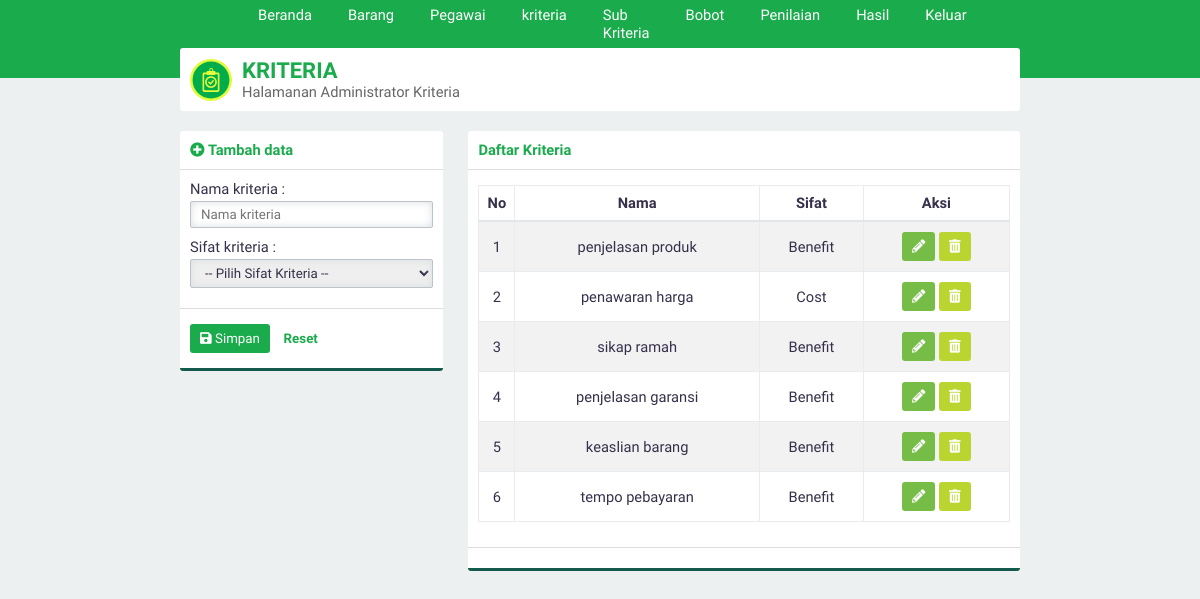
/spkmetodesaw_UAS/?page=kriteria (signed in), run on the app's committed database.
### tables this page shows
CREATE TABLE `kriteria` (
  `id_kriteria` int(3) NOT NULL,
  `namaKriteria` varchar(30) NOT NULL,
  `sifat` enum('Benefit','Cost') NOT NULL
);

### spkmetodesaw_UAS/page/kriteria.php (the view, shortened to what this page needs)
<div class="panel">
    <div class="panel-middle" id="judul">
        <img src="asset/image/kriteria.svg">
        <div id="judul-text">
            <h2 class="text-green">KRITERIA</h2>
            Halamanan Administrator Kriteria
        </div>
    </div>
</div>
<div class="row">
    <div class="col-4">
        <div class="panel">
            <?php
            if (@htmlspecialchars($_GET['aksi'])=='ubah'){
                include 'ubahkriteria.php';
            }else{
                include 'tambahkriteria.php';
            }
            ?>
        </div>
    </div>
    <div class="col-8">
        <div class="panel">
            <div class="panel-top">
                <b class="text-green">Daftar Kriteria</b>
            </div>
            <div class="panel-middle">
                <div class="table-responsive">
                    <table>
                        <thead><tr><th>No</th><th>Nama</th><th>Sifat</th><th>Aksi</th></tr></thead>
                        <tbody>
                        <?php
                        $query="SELECT * FROM kriteria";
                        $execute=$konek->query($query);
                        if ($execute->num_rows > 0){
                            $no=1;
                            while($data=$execute->fetch_array(MYSQLI_ASSOC)){
                                echo"
                                <tr id='data'>
                                    <td>$no</td>
                                    <td>$data[namaKriteria]</td>
                                    <td>$data[sifat]</td>
                                    <td><div class='norebuttom'>
                                    <a class=\"btn btn-light-green\" href='./?page=kriteria&aksi=ubah&id=".$data['id_kriteria']."'><i class='fa fa-pencil-alt'></i></a>
                                    <a class=\"btn btn-yellow\" data-a=".$data['namaKriteria']." id='hapus' href='./proses/proseshapus.php/?op=kriteria&id=".$data['id_kriteria']."'><i class='fa fa-trash-alt'></i></a></td>
                                </div></tr>";
                                $no++;
                            }
                        }else{
                            echo "<tr><td  class='text-center text-green' colspan='4'><b>Kosong</b></td></tr>";
                        }
                        ?>
            <div class="panel-bottom"></div>

### spkmetodesaw_UAS/index.php (shortened to what this page needs)
<?php
if (empty($_SESSION['user']) AND empty($_SESSION['pass'])){
    include 'login.php';
}else{
    include 'admin.php';
}

### spkmetodesaw_UAS/admin.php (shortened to what this page needs)
<!DOCTYPE html>
<html>
<head>
	<link rel="stylesheet" type="text/css" href="asset/css/style.css">
    <link rel="stylesheet" type="text/css" href="asset/plugin/font-icon/css/fontawesome-all.min.css">
</head>
<body>
<nav>
    <?php include "nav.php"; ?>
</nav>
<main>
    <div id="main-body">
        <?php include "page.php"; ?>
</main>
</body>
</html>

### spkmetodesaw_UAS/nav.php (shortened to what this page needs)
<ul class="nav">
    <li><a href="./?page=beranda">Beranda</a></li>
    <li><a href="./?page=barang">Barang</a></li>
    <li><a href="./?page=supplier">Pegawai</a></li>
    <li><a href="./?page=kriteria">kriteria</a></li>
    <li><a href="./?page=subkriteria">Sub Kriteria</a></li>
    <li><a href="./?page=bobot">Bobot</a></li>
    <li><a href="./?page=penilaian">Penilaian</a></li>
    <li><a href="./?page=hasil">Hasil</a></li>
    <li><a href="./logout.php" id="out">Keluar</a></li>
</ul>

### spkmetodesaw_UAS/page.php (shortened to what this page needs)
<?php
$page=htmlspecialchars(@$_GET['page']);
switch ($page){
    case 'kriteria':
        include 'page/kriteria.php';
        break;
}

### spkmetodesaw_UAS/page/tambahkriteria.php (shortened to what this page needs)
<div class="panel-top">
    <b class="text-green"><i class="fa fa-plus-circle text-green"></i> Tambah data</b>
</div>
<form id="form" method="POST" action="./proses/prosestambah.php">
    <div class="panel-middle">
        <div class="group-input">
            <label for="kriteria" >Nama kriteria :</label>
            <input type="text" class="form-custom" required autocomplete="off" placeholder="Nama kriteria" id="kriteria" name="kriteria">
        </div>
        <div class="group-input">
            <label for="sifat" >Sifat kriteria :</label>
            <select class="form-custom" required id="sifat" name="sifat">
                <option selected disabled>-- Pilih Sifat Kriteria --</option>
            </select>
        </div>
    </div>
    <div class="panel-bottom">
        <button type="submit" id="buttonsimpan" class="btn btn-green"><i class="fa fa-save"></i> Simpan</button>
        <button type="reset" id="buttonreset" class="btn btn-second">Reset</button>
    </div>
</form>

### spkmetodesaw_UAS/asset/css/style.css (style rules this page uses)
* { padding: 0; margin: 0; font-family: 'Work Sans', sans-serif; color: #36304A; font-weight: 500; letter-spacing: normal; }
a { text-decoration: none; }
h2 { font-size: 1.5em; }
b, h1, h2, h3, h4, h5 { padding: 0; font-weight: 600 !important; margin: 0.83em 0em; }
.text-green { color: #1aab4c !important; }
input, select { border: none; width: 100%; }
.form-custom { padding: 5px 10px; border: solid 1px #BDC3C7; -webkit-border-radius: 2px; -moz-border-radius: 2px; border-radius: 2px; box-sizing: border-box; box-shadow: inset 0 0 8px #d9dfe3; margin: 3px 0 10px 0; }
.btn { border: none; -webkit-padding: 7px 10px; -o-padding: 7px 10px; -moz-padding: 7px 10px; padding: 7px 10px; border-radius: 3px; margin: 5px 0px; display: inline-block; cursor: pointer; font-size: 10pt !important; }
.btn i { color: white !important; }
.btn-green { background-color: #1aab4c; color: white !important; }
.btn-light-green { background-color: #76bd47; color: white !important; }
.btn-yellow { background-color: #bad530; color: white !important; }
.btn-second { background-color: transparent; color: #1aab4c; font-weight: 600; }
.row { margin-top: 10px; display: flex; }
div[class^="col-"] { margin-left: 3%; }
div[class^="col-"]:first-child { margin-left: 0%; }
.col-4 { width: 31.3333333333%; }
.col-8 { width: 65.6666666667%; }
.table-responsive { overflow-y: hidden; }
table { width: 100%; text-align: center; border-collapse: collapse; margin: 5px 0px 15px 0px; }
table tr th { padding: 8px 0px; border: solid 1px #e9ecef; border-bottom: solid 2px #e4e7ea; font-weight: bold; }
table td { border: solid 1px #e9ecef; padding: 5px; }
table tr#data:nth-child(odd) { background-color: #f2f2f2; }
.panel { background-color: white; border-radius: 3px; -webkit-box-sizing: border-box; -moz-box-sizing: border-box; -o-box-sizing: border-box; box-sizing: border-box; margin-bottom: 20px; overflow: hidden; }
.panel-top { padding: 10px; box-sizing: padding-box; border-bottom: solid 1px #dddddd; }
.panel-middle { padding: 10px; box-sizing: padding-box; }
.panel-bottom { padding: 10px; border-bottom: solid 3px #135a4c; border-top: solid 1px #dddddd; }
nav { background-color: #1aab4c; width: 100vw; }
ul.nav { width: 60vw; display: flex; justify-content: space-around; list-style: none; margin: 0 auto; padding: 0; }
ul.nav li a { font-size: 11pt; display: block; text-decoration: none; color: white; padding: 6px 18px; }
main { position: relative; display: flex; justify-content: center; }
main #main-body { width: 70vw; z-index: 1; top: 0; position: absolute; }
body { background-color: #ECF0F1; display: flex; width: 100vw; height: 100vh; align-items: center; flex-direction: column; overflow-x: hidden; font-size: 11pt; }
#judul { display: flex; align-items: center; }
#judul img { margin-right: 10px; }
#judul #judul-text { color: #666666; }
#judul #judul-text h2 { margin: 0 !important; }

### data on the page
kriteria: namaKriteria "penjelasan produk", sifat "Benefit"
kriteria: namaKriteria "penawaran harga", sifat "Cost"
kriteria: namaKriteria "sikap ramah", sifat "Benefit"
kriteria: namaKriteria "penjelasan garansi", sifat "Benefit"
kriteria: namaKriteria "keaslian barang", sifat "Benefit"
kriteria: namaKriteria "tempo pebayaran", sifat "Benefit"
